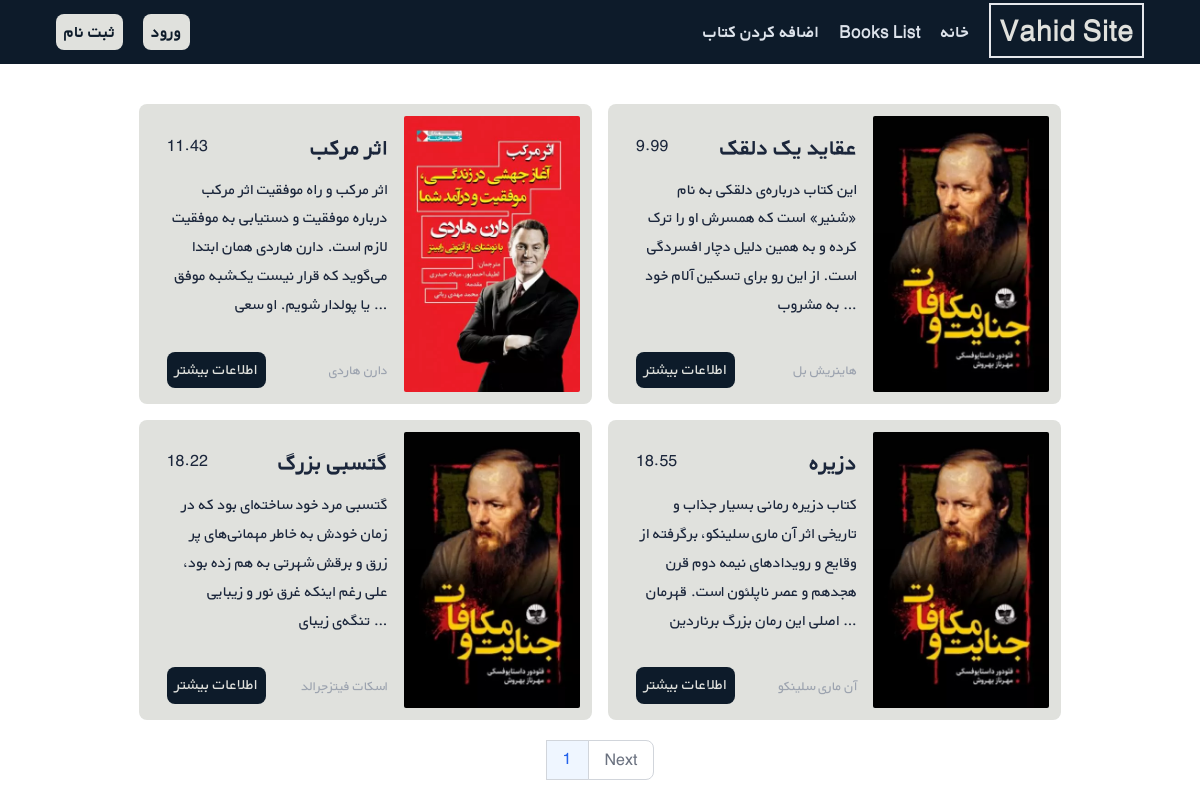
Before: / with the older database file.
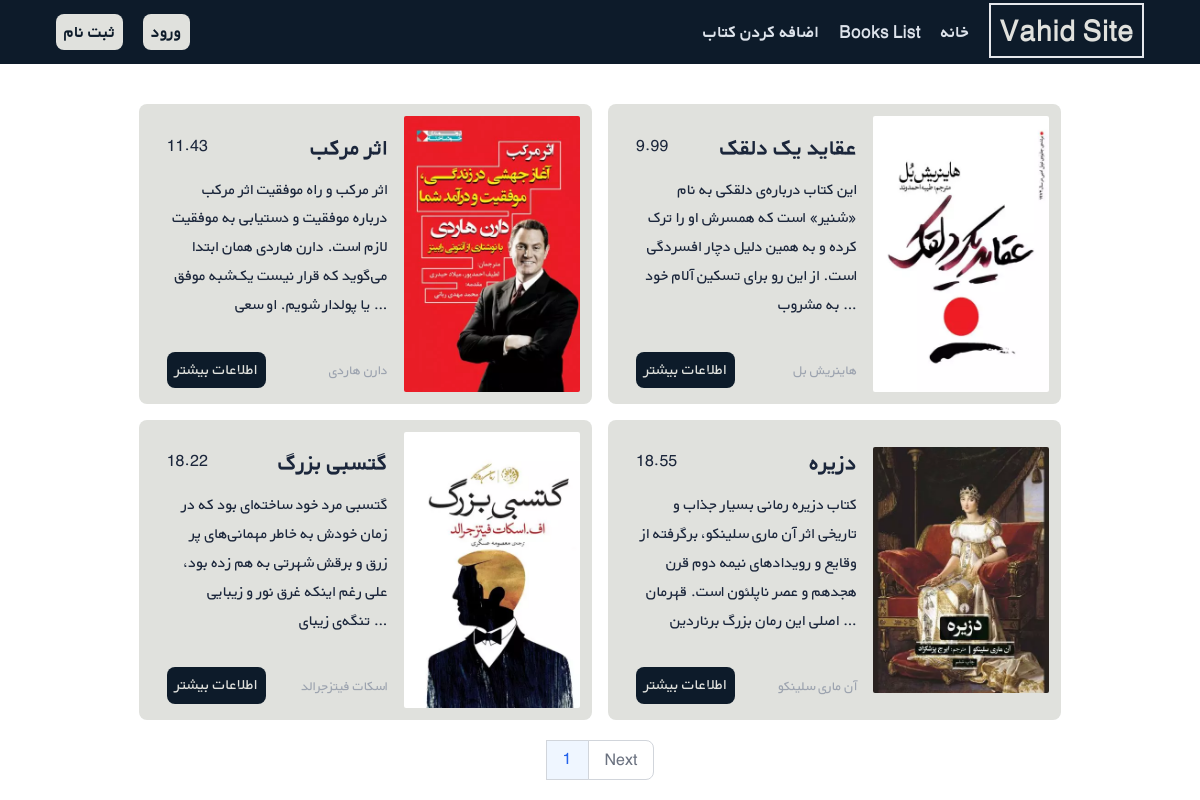
After: the same page with the newer database file.
### books/models.py (models this page shows, shortened)
class Book(models.Model):
    title = models.CharField(max_length=200)
    author = models.CharField(max_length=200)
    description = models.TextField()
    price = models.DecimalField(decimal_places=2, max_digits=5)
    cover = models.ImageField(upload_to='covers/', blank=True)

### books/views.py (the view)
# urls.py: path('', views.BookListView.as_view(), name='home'),
class BookListView(generic.ListView):
    template_name = 'books/book_list.html'
    model = Book
    context_object_name = 'books'
    paginate_by = 4

### books/templates/books/book_list.html (shortened to what this page needs)
{% extends '_base.html' %}
{% load static %}
{% block css %}
<link rel="stylesheet" href="{% static 'css/book_list.css' %}">
{% endblock css %}
{% block content %}
<div class="flex flex-row flex-wrap justify-center gap-4 mx-14">
  {% for book in books %}
  <div class="flex flex-col lg:flex-row-reverse items-center md:flex-col sm:flex-row-reverse w-5/12  md:basis-5/12 basis-4/5 text-[#1B263B] bg-[#E0E1DD] rounded-lg p-3">
    <div class="">
      {% if book.cover %}
        <img class="rounded-sm object-cover max-h-72 min-w-44 hover:shadow-xl hover:opacity-70 shadow-black" src="{{book.cover.url}}" alt="..."/>
      {% else %}
        <img class="rounded-sm object-cover max-h-72 min-w-44 hover:shadow-xl hover:opacity-70 shadow-black" src="{% static 'a1920866-3684-41b3-879a-4ccbc0060ac5.webp' %}" alt="..."/>
      {% endif %}
    </div>
    <div class="px-4 flex flex-col">
      <div class="flex flex-row-reverse justify-between py-3 w-full">
        <div class="font-bold text-2xl">{{ book.title }}</div>
        <div class="">{{book.price}}</div>
      </div>
      <div>
        <p class="text-right mb-8">
          {{book.description|truncatewords:30}}
        </p>
        <div class="flex flex-row-reverse items-center justify-between">
          <p class="text-right text-gray-400 text-sm">{{book.author}}</p>
          <a href="{% url 'book_detail' pk=book.pk %}" class="rounded-lg px-2 py-1 bg-[#0D1B2A] text-[#E0E1DD] hover:bg-[#778DA9]">اطلاعات بیشتر</a>
        </div>
      </div>
    </div>
  </div>
  {% endfor %}
</div>
<footer>
  <nav aria-label="Page navigation example" class="flex justify-center my-5">
    <ul class="inline-flex -space-x-px text-base h-10">
      <li>
        <a href="?page={{ page_obj.number }}" aria-current="page" class="flex items-center justify-center px-4 h-10 text-blue-600 border border-gray-300 bg-blue-50 hover:bg-blue-100 hover:text-blue-700 dark:border-gray-700 dark:bg-gray-700 dark:text-white">{{page_obj.number}}</a>
      </li>
      {% if page_obj.has_next %}
      <li>
        <a href="?page={{ page_obj.next_page_number }}" class="flex items-center justify-center px-4 h-10 leading-tight text-gray-500 bg-white border border-gray-300 rounded-e-lg hover:bg-gray-100 hover:text-gray-700 dark:bg-gray-800 dark:border-gray-700 dark:text-gray-400 dark:hover:bg-gray-700 dark:hover:text-white">Next</a>
      </li>
      {% endif %}
    </ul>
  </nav>
</footer>
{% endblock content %}

Changed rows visible on the page:
changed Book "عقاید یک دلقک": cover: picture added
changed Book "گتسبی بزرگ": cover: picture added
changed Book "دزیره": cover: picture added
